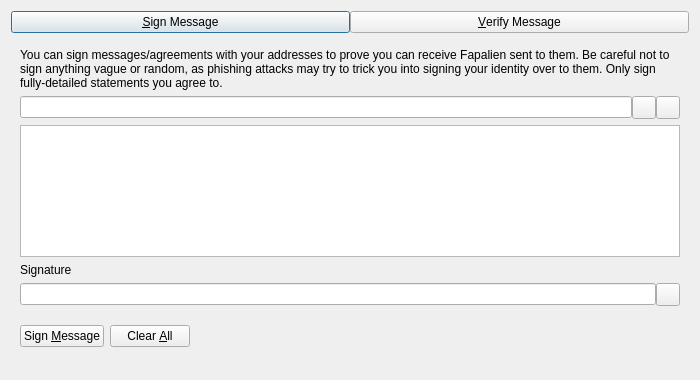
<?xml version="1.0" encoding="UTF-8"?>
<ui version="4.0">
 <class>SignVerifyMessageDialog</class>
 <widget class="QDialog" name="SignVerifyMessageDialog">
  <property name="geometry">
   <rect>
    <x>0</x>
    <y>0</y>
    <width>700</width>
    <height>380</height>
   </rect>
  </property>
  <property name="windowTitle">
   <string>Signatures - Sign / Verify a Message</string>
  </property>
  <property name="modal">
   <bool>true</bool>
  </property>
  <layout class="QVBoxLayout" name="verticalLayout">
   <item>
    <layout class="QHBoxLayout" name="horizontalLayout_Buttons_2">
     <property name="spacing">
      <number>0</number>
     </property>
     <property name="topMargin">
      <number>0</number>
     </property>
     <item>
      <widget class="QPushButton" name="btnSignMessage">
       <property name="text">
        <string>&amp;Sign Message</string>
       </property>
       <property name="checkable">
        <bool>true</bool>
       </property>
      </widget>
     </item>
     <item>
      <widget class="QPushButton" name="btnVerifyMessage">
       <property name="text">
        <string>&amp;Verify Message</string>
       </property>
       <property name="checkable">
        <bool>true</bool>
       </property>
      </widget>
     </item>
    </layout>
   </item>
   <item>
    <widget class="QStackedWidget" name="stackedWidgetSig">
     <property name="minimumSize">
      <size>
       <width>0</width>
       <height>0</height>
      </size>
     </property>
     <property name="currentIndex">
      <number>0</number>
     </property>
     <widget class="QWidget" name="pageSignMessage">
      <layout class="QVBoxLayout" name="verticalLayout_SM">
       <item>
        <widget class="QLabel" name="infoLabel_SM">
         <property name="text">
          <string>You can sign messages/agreements with your addresses to prove you can receive Fapalien sent to them. Be careful not to sign anything vague or random, as phishing attacks may try to trick you into signing your identity over to them. Only sign fully-detailed statements you agree to.</string>
         </property>
         <property name="textFormat">
          <enum>Qt::PlainText</enum>
         </property>
         <property name="wordWrap">
          <bool>true</bool>
         </property>
        </widget>
       </item>
       <item>
        <layout class="QHBoxLayout" name="horizontalLayout_1_SM">
         <property name="spacing">
          <number>0</number>
         </property>
         <item>
          <widget class="QValidatedLineEdit" name="addressIn_SM">
           <property name="toolTip">
            <string>The Fapalien address to sign the message with</string>
           </property>
          </widget>
         </item>
         <item>
          <widget class="QToolButton" name="addressBookButton_SM">
           <property name="toolTip">
            <string>Choose previously used address</string>
           </property>
           <property name="text">
            <string/>
           </property>
           <property name="shortcut">
            <string>Alt+A</string>
           </property>
          </widget>
         </item>
         <item>
          <widget class="QToolButton" name="pasteButton_SM">
           <property name="toolTip">
            <string>Paste address from clipboard</string>
           </property>
           <property name="text">
            <string/>
           </property>
           <property name="shortcut">
            <string>Alt+P</string>
           </property>
          </widget>
         </item>
        </layout>
       </item>
       <item>
        <widget class="QPlainTextEdit" name="messageIn_SM">
         <property name="toolTip">
          <string>Enter the message you want to sign here</string>
         </property>
        </widget>
       </item>
       <item>
        <widget class="QLabel" name="signatureLabel_SM">
         <property name="text">
          <string>Signature</string>
         </property>
         <property name="textFormat">
          <enum>Qt::PlainText</enum>
         </property>
        </widget>
       </item>
       <item>
        <layout class="QHBoxLayout" name="horizontalLayout_2_SM">
         <property name="spacing">
          <number>0</number>
         </property>
         <item>
          <widget class="QLineEdit" name="signatureOut_SM">
           <property name="readOnly">
            <bool>true</bool>
           </property>
          </widget>
         </item>
         <item>
          <widget class="QToolButton" name="copySignatureButton_SM">
           <property name="toolTip">
            <string>Copy the current signature to the system clipboard</string>
           </property>
           <property name="text">
            <string/>
           </property>
          </widget>
         </item>
        </layout>
       </item>
       <item>
        <layout class="QHBoxLayout" name="horizontalLayout_3_SM">
         <item>
          <widget class="QPushButton" name="signMessageButton_SM">
           <property name="toolTip">
            <string>Sign the message to prove you own this Fapalien address</string>
           </property>
           <property name="text">
            <string>Sign &amp;Message</string>
           </property>
           <property name="autoDefault">
            <bool>false</bool>
           </property>
          </widget>
         </item>
         <item>
          <widget class="QPushButton" name="clearButton_SM">
           <property name="toolTip">
            <string>Reset all sign message fields</string>
           </property>
           <property name="text">
            <string>Clear &amp;All</string>
           </property>
           <property name="autoDefault">
            <bool>false</bool>
           </property>
          </widget>
         </item>
         <item>
          <spacer name="horizontalSpacer_1_SM">
           <property name="orientation">
            <enum>Qt::Horizontal</enum>
           </property>
           <property name="sizeHint" stdset="0">
            <size>
             <width>40</width>
             <height>48</height>
            </size>
           </property>
          </spacer>
         </item>
         <item>
          <widget class="QLabel" name="statusLabel_SM">
           <property name="text">
            <string/>
           </property>
           <property name="wordWrap">
            <bool>true</bool>
           </property>
          </widget>
         </item>
         <item>
          <spacer name="horizontalSpacer_2_SM">
           <property name="orientation">
            <enum>Qt::Horizontal</enum>
           </property>
           <property name="sizeHint" stdset="0">
            <size>
             <width>40</width>
             <height>48</height>
            </size>
           </property>
          </spacer>
         </item>
        </layout>
       </item>
      </layout>
     </widget>
     <widget class="QWidget" name="pageVerifyMessage">
      <layout class="QVBoxLayout" name="verticalLayout_VM">
       <item>
        <widget class="QLabel" name="infoLabel_VM">
         <property name="text">
          <string>Enter the receiver's address, message (ensure you copy line breaks, spaces, tabs, etc. exactly) and signature below to verify the message. Be careful not to read more into the signature than what is in the signed message itself, to avoid being tricked by a man-in-the-middle attack. Note that this only proves the signing party receives with the address, it cannot prove sendership of any transaction!</string>
         </property>
         <property name="textFormat">
          <enum>Qt::PlainText</enum>
         </property>
         <property name="alignment">
          <set>Qt::AlignLeading|Qt::AlignLeft|Qt::AlignTop</set>
         </property>
         <property name="wordWrap">
          <bool>true</bool>
         </property>
        </widget>
       </item>
       <item>
        <layout class="QHBoxLayout" name="horizontalLayout_1_VM">
         <property name="spacing">
          <number>0</number>
         </property>
         <item>
          <widget class="QValidatedLineEdit" name="addressIn_VM">
           <property name="toolTip">
            <string>The Fapalien address the message was signed with</string>
           </property>
          </widget>
         </item>
         <item>
          <widget class="QToolButton" name="addressBookButton_VM">
           <property name="toolTip">
            <string>Choose previously used address</string>
           </property>
           <property name="text">
            <string/>
           </property>
           <property name="shortcut">
            <string>Alt+A</string>
           </property>
          </widget>
         </item>
        </layout>
       </item>
       <item>
        <widget class="QPlainTextEdit" name="messageIn_VM"/>
       </item>
       <item>
        <widget class="QValidatedLineEdit" name="signatureIn_VM"/>
       </item>
       <item>
        <layout class="QHBoxLayout" name="horizontalLayout_2_VM">
         <item>
          <widget class="QPushButton" name="verifyMessageButton_VM">
           <property name="toolTip">
            <string>Verify the message to ensure it was signed with the specified Fapalien address</string>
           </property>
           <property name="text">
            <string>Verify &amp;Message</string>
           </property>
           <property name="autoDefault">
            <bool>false</bool>
           </property>
          </widget>
         </item>
         <item>
          <widget class="QPushButton" name="clearButton_VM">
           <property name="toolTip">
            <string>Reset all verify message fields</string>
           </property>
           <property name="text">
            <string>Clear &amp;All</string>
           </property>
           <property name="autoDefault">
            <bool>false</bool>
           </property>
          </widget>
         </item>
         <item>
          <spacer name="horizontalSpacer_1_VM">
           <property name="orientation">
            <enum>Qt::Horizontal</enum>
           </property>
           <property name="sizeHint" stdset="0">
            <size>
             <width>40</width>
             <height>48</height>
            </size>
           </property>
          </spacer>
         </item>
         <item>
          <widget class="QLabel" name="statusLabel_VM">
           <property name="text">
            <string/>
           </property>
           <property name="wordWrap">
            <bool>true</bool>
           </property>
          </widget>
         </item>
         <item>
          <spacer name="horizontalSpacer_2_VM">
           <property name="orientation">
            <enum>Qt::Horizontal</enum>
           </property>
           <property name="sizeHint" stdset="0">
            <size>
             <width>40</width>
             <height>48</height>
            </size>
           </property>
          </spacer>
         </item>
        </layout>
       </item>
      </layout>
     </widget>
    </widget>
   </item>
  </layout>
 </widget>
 <customwidgets>
  <customwidget>
   <class>QValidatedLineEdit</class>
   <extends>QLineEdit</extends>
   <header>qt/qvalidatedlineedit.h</header>
  </customwidget>
 </customwidgets>
 <resources>
  <include location="../fapalien.qrc"/>
 </resources>
 <connections/>
</ui>
